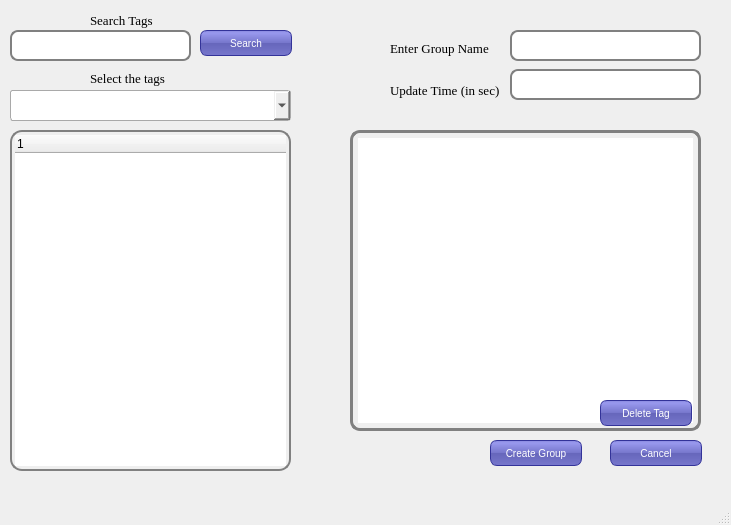
<?xml version="1.0" encoding="UTF-8"?>
<ui version="4.0">
 <class>MainWindow</class>
 <widget class="QMainWindow" name="MainWindow">
  <property name="geometry">
   <rect>
    <x>0</x>
    <y>0</y>
    <width>731</width>
    <height>525</height>
   </rect>
  </property>
  <property name="windowTitle">
   <string>MainWindow</string>
  </property>
  <property name="styleSheet">
   <string notr="true">QLineEdit {
padding: 1px;
border-style: solid;
border: 2px solid gray;
border-radius: 8px;
}
QComboBox {
    border: 1px solid darkgray;
    border-radius: 3px;
}
QListWidget {
padding: 5px;
border-style: solid;
border: 3px solid gray;
border-radius: 10px;
}
QTreeWidget {
padding: 3px;
border-style: solid;
border: 2px solid gray;
border-radius: 12px;
}

QPushButton {
color: white;
background-color: QLinearGradient( x1: 0, y1: 0, x2: 0, y2: 1, stop: 0 #88d, stop: 0.1 #99e, stop: 0.49 #77c, stop: 0.5 #66b, stop: 1 #77c);
border-width: 1px;
border-color: #339;
border-style: solid;
border-radius: 7;
padding: 3px;
font-size: 10px;
padding-left: 5px;
padding-right: 5px;
min-width: 80px;
max-width: 80px;
min-height: 18px;
max-height: 18px;
}</string>
  </property>
  <widget class="QWidget" name="centralwidget">
   <widget class="QPushButton" name="button_createGroup">
    <property name="geometry">
     <rect>
      <x>490</x>
      <y>440</y>
      <width>92</width>
      <height>26</height>
     </rect>
    </property>
    <property name="font">
     <font>
      <pointsize>-1</pointsize>
     </font>
    </property>
    <property name="text">
     <string>Create Group</string>
    </property>
   </widget>
   <widget class="QPushButton" name="button_cancel">
    <property name="geometry">
     <rect>
      <x>610</x>
      <y>440</y>
      <width>92</width>
      <height>26</height>
     </rect>
    </property>
    <property name="font">
     <font>
      <pointsize>-1</pointsize>
     </font>
    </property>
    <property name="text">
     <string>Cancel</string>
    </property>
   </widget>
   <widget class="QLabel" name="label">
    <property name="geometry">
     <rect>
      <x>390</x>
      <y>40</y>
      <width>171</width>
      <height>16</height>
     </rect>
    </property>
    <property name="font">
     <font>
      <family>Times New Roman</family>
      <pointsize>10</pointsize>
     </font>
    </property>
    <property name="text">
     <string>Enter Group Name</string>
    </property>
   </widget>
   <widget class="QLineEdit" name="lineEdit_GroupName">
    <property name="geometry">
     <rect>
      <x>510</x>
      <y>30</y>
      <width>191</width>
      <height>31</height>
     </rect>
    </property>
   </widget>
   <widget class="QLabel" name="label_2">
    <property name="geometry">
     <rect>
      <x>90</x>
      <y>70</y>
      <width>211</width>
      <height>16</height>
     </rect>
    </property>
    <property name="font">
     <font>
      <family>Times New Roman</family>
      <pointsize>10</pointsize>
     </font>
    </property>
    <property name="text">
     <string>Select the tags</string>
    </property>
   </widget>
   <widget class="QListWidget" name="listWidget">
    <property name="geometry">
     <rect>
      <x>350</x>
      <y>130</y>
      <width>351</width>
      <height>301</height>
     </rect>
    </property>
    <property name="font">
     <font>
      <family>Times New Roman</family>
      <pointsize>10</pointsize>
      <italic>true</italic>
     </font>
    </property>
   </widget>
   <widget class="QComboBox" name="comboBox">
    <property name="geometry">
     <rect>
      <x>10</x>
      <y>90</y>
      <width>281</width>
      <height>31</height>
     </rect>
    </property>
    <property name="font">
     <font>
      <family>Times New Roman</family>
      <pointsize>9</pointsize>
     </font>
    </property>
   </widget>
   <widget class="QTreeWidget" name="treeWidget">
    <property name="geometry">
     <rect>
      <x>10</x>
      <y>130</y>
      <width>281</width>
      <height>341</height>
     </rect>
    </property>
    <property name="font">
     <font>
      <family>Times New Roman</family>
      <pointsize>10</pointsize>
     </font>
    </property>
    <column>
     <property name="text">
      <string notr="true">1</string>
     </property>
    </column>
   </widget>
   <widget class="QLabel" name="label_3">
    <property name="geometry">
     <rect>
      <x>390</x>
      <y>80</y>
      <width>151</width>
      <height>21</height>
     </rect>
    </property>
    <property name="font">
     <font>
      <family>Times New Roman</family>
      <pointsize>10</pointsize>
     </font>
    </property>
    <property name="text">
     <string>Update Time (in sec)</string>
    </property>
   </widget>
   <widget class="QLineEdit" name="lineEdit_UpdateRate">
    <property name="geometry">
     <rect>
      <x>510</x>
      <y>69</y>
      <width>191</width>
      <height>31</height>
     </rect>
    </property>
   </widget>
   <widget class="QLineEdit" name="lineEdit_searchTag">
    <property name="geometry">
     <rect>
      <x>10</x>
      <y>30</y>
      <width>181</width>
      <height>31</height>
     </rect>
    </property>
   </widget>
   <widget class="QPushButton" name="button_searchTag">
    <property name="geometry">
     <rect>
      <x>200</x>
      <y>30</y>
      <width>92</width>
      <height>26</height>
     </rect>
    </property>
    <property name="text">
     <string>Search</string>
    </property>
   </widget>
   <widget class="QLabel" name="label_4">
    <property name="geometry">
     <rect>
      <x>90</x>
      <y>10</y>
      <width>91</width>
      <height>20</height>
     </rect>
    </property>
    <property name="font">
     <font>
      <family>Times New Roman</family>
      <pointsize>10</pointsize>
     </font>
    </property>
    <property name="text">
     <string>Search Tags</string>
    </property>
   </widget>
   <widget class="QPushButton" name="button_deleteTag">
    <property name="geometry">
     <rect>
      <x>600</x>
      <y>400</y>
      <width>92</width>
      <height>26</height>
     </rect>
    </property>
    <property name="text">
     <string>Delete Tag</string>
    </property>
   </widget>
  </widget>
  <widget class="QMenuBar" name="menubar">
   <property name="geometry">
    <rect>
     <x>0</x>
     <y>0</y>
     <width>731</width>
     <height>21</height>
    </rect>
   </property>
  </widget>
  <widget class="QStatusBar" name="statusbar"/>
 </widget>
 <resources/>
 <connections/>
</ui>
